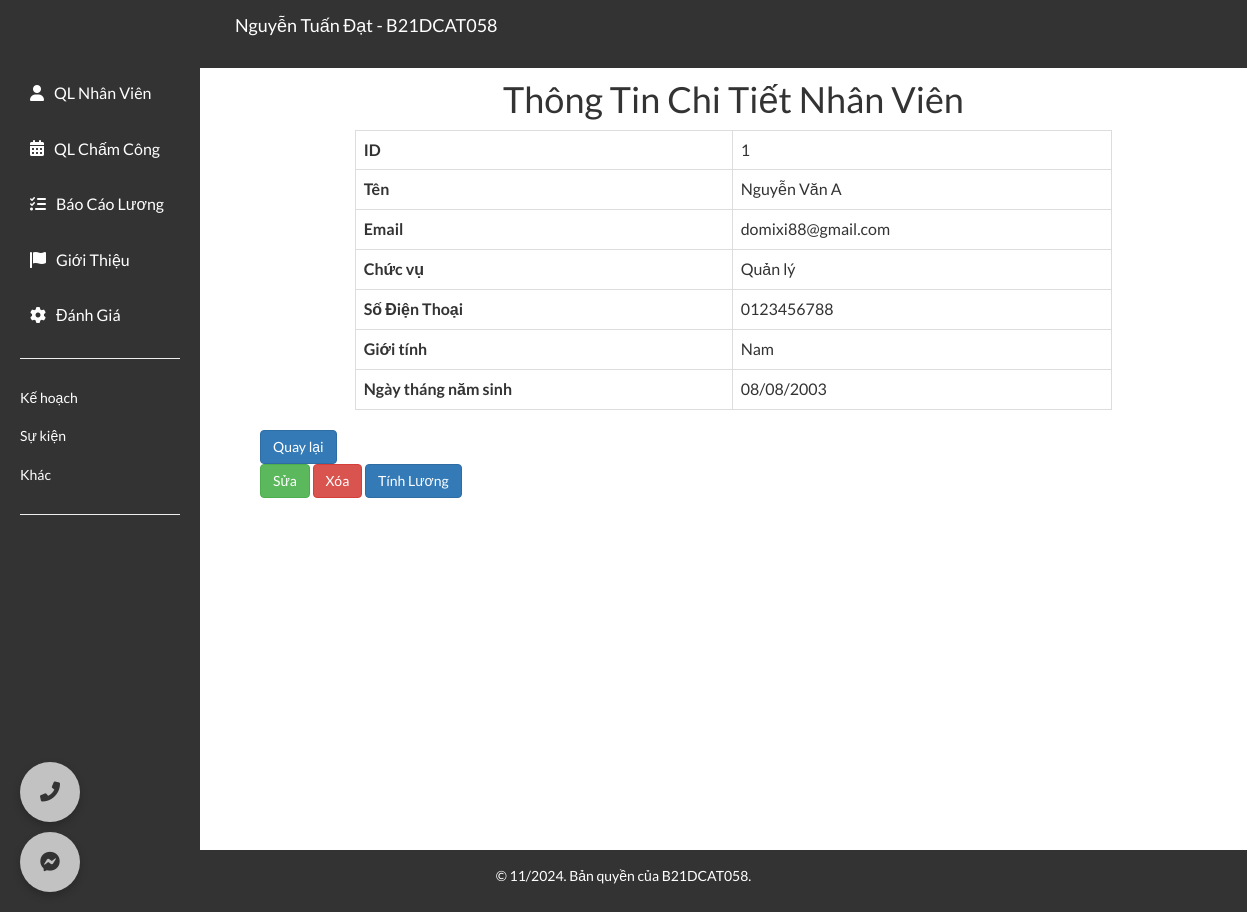
Page /employee_details.php?id=1 (signed in) on the committed database.
### tables this page shows
CREATE TABLE `employees` (
  `id` int(11) NOT NULL,
  `name` varchar(255) NOT NULL,
  `email` varchar(255) NOT NULL,
  `phone` varchar(20) NOT NULL,
  `position` varchar(100) NOT NULL,
  `salary` decimal(10,2) NOT NULL,
  `gender` enum('Nam','Nữ','Khác') NOT NULL,
  `birth_date` date NOT NULL,
  `birth_year` int(11) GENERATED ALWAYS AS (year(`birth_date`)) STORED
);

### employee_details.php (the view, shortened to what this page needs)
<?php
include 'db_connection.php';
$employee_id = $_GET['id'];
$sql = "SELECT * FROM employees WHERE id = ?";
$stmt = $conn->prepare($sql);
$stmt->bind_param("i", $employee_id);
$stmt->execute();
$result = $stmt->get_result();
if ($result->num_rows > 0) {
    $employee = $result->fetch_assoc();
} else {
    echo "Không tìm thấy nhân viên.";
    exit;
}
?>
<!DOCTYPE html>
<html lang="vi">
<head>
    <link rel="stylesheet" href="https://maxcdn.bootstrapcdn.com/bootstrap/3.4.1/css/bootstrap.min.css">
    <link rel="stylesheet" href="https://cdnjs.cloudflare.com/ajax/libs/font-awesome/6.0.0-beta3/css/all.min.css">
    <link rel="stylesheet" href="styles.css">
</head>
<body>
    <?php include 'header.php'; ?>
    <div class="content my-5">
        <h1 class="text-center mb-4">Thông Tin Chi Tiết Nhân Viên</h1>
        <table class="table table-bordered custom-table">
            <tr>
                <th>ID</th>
                <td><?php echo $employee['id']; ?></td>
            </tr>
            <tr>
                <th>Tên</th>
                <td><?php echo $employee['name']; ?></td>
            </tr>
            <tr>
                <th>Email</th>
                <td><?php echo $employee['email']; ?></td>
            </tr>
            <tr>
                <th>Chức vụ</th>
                <td><?php echo $employee['position']; ?></td>
            </tr>
            <tr>
                <th>Số Điện Thoại</th>
                <td><?php echo $employee['phone']; ?></td>
            </tr>
            <tr>
                <th>Giới tính</th>
                <td><?php echo $employee['gender']; ?></td>
            </tr>
            <tr>
                <th>Ngày tháng năm sinh</th>
                <td><?php echo date('d/m/Y', strtotime($employee['birth_date'])); ?></td>
            </tr>
        </table>
        <div class="text-left" style="margin-top: 20px;" >
            <a href="dashboard.php" class="btn btn-primary margin-right" >Quay lại</a>
            <a href="edit_employee.php?id=<?php echo $employee['id']; ?>" class="btn btn-success">Sửa</a>
            <a href="delete_employee.php?id=<?php echo $employee['id']; ?>"
               onclick="return confirm('Bạn có chắc chắn muốn xóa nhân viên này?');" class="btn btn-danger">Xóa</a>
            <a href="set_salary.php?id=<?php echo $employee['id']; ?>" class="btn btn-primary">Tính Lương</a>
        </div>
    </div>
    <?php include 'footer.php'; ?>
</body>
</html>

### styles.css (style rules this page uses)
body { font-family: 'Lato', sans-serif; line-height: 1.6; background-color: #fff; height: 100%; margin: 0; }
.content { padding: 40px; padding-top: 60px; margin-left: 220px; flex: 1; min-height: calc(100vh - 50px); }
.margin-right { margin-right: 900px; }
.custom-table { width: 80%; max-width: 1000px; margin: 0 auto; }
.custom-table th, .custom-table td { padding: 12px; font-size: 16px; }

### rows in the picture
employees: id "1", name "Nguyễn Văn A", email "domixi88@gmail.com", position "Quản lý", phone "0123456788", gender "Nam", birth_date "08/08/2003"
